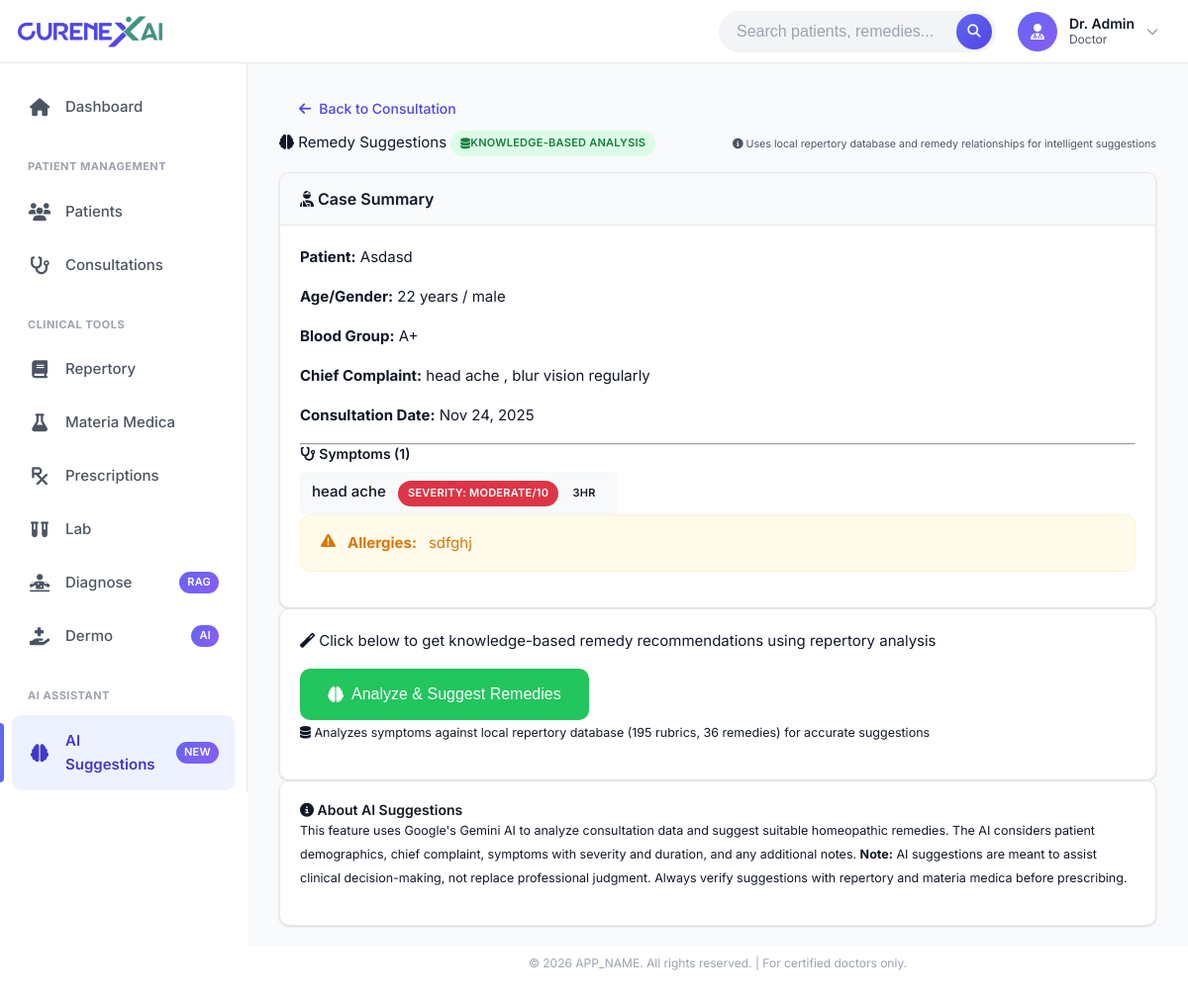
/ai/suggestions.php?consultation_id=1 (signed in), run on the app's committed database.
### tables this page shows
CREATE TABLE `doctors` (
  `id` int NOT NULL AUTO_INCREMENT,
  `full_name` varchar(255) NOT NULL,
  `email` varchar(255) NOT NULL,
  `password` varchar(255) NOT NULL,
  `registration_number` varchar(100) DEFAULT NULL,
  `state_council` varchar(10) DEFAULT NULL,
  `qualification` varchar(255) DEFAULT NULL,
  `specialization` varchar(255) DEFAULT NULL,
  `phone` varchar(20) DEFAULT NULL,
  `address` text,
  `profile_image` varchar(255) DEFAULT NULL,
  `status` enum('active','inactive','suspended') DEFAULT 'active',
  `created_at` timestamp NOT NULL DEFAULT CURRENT_TIMESTAMP,
  `updated_at` timestamp NOT NULL DEFAULT CURRENT_TIMESTAMP ON UPDATE CURRENT_TIMESTAMP,
  `session_token` varchar(255) DEFAULT NULL,
  `session_expires_at` datetime DEFAULT NULL,
  `last_login_at` datetime DEFAULT NULL,
  `last_login_ip` varchar(45) DEFAULT NULL,
  PRIMARY KEY (`id`),
  UNIQUE KEY `email` (`email`),
  KEY `idx_email` (`email`),
  KEY `idx_status` (`status`),
  KEY `idx_session_token` (`session_token`)
);

CREATE TABLE `consultations` (
  `id` int NOT NULL AUTO_INCREMENT,
  `patient_id` int NOT NULL,
  `doctor_id` int NOT NULL,
  `consultation_date` datetime DEFAULT CURRENT_TIMESTAMP,
  `chief_complaint` text,
  `present_illness` text,
  `past_history` text,
  `physical_examination` text,
  `mental_state` text,
  `general_symptoms` text,
  `particular_symptoms` text,
  `modalities` text,
  `causation` text,
  `thermal_state` enum('chilly','hot','ambithermal') DEFAULT NULL,
  `thirst` enum('thirstless','moderate','excessive') DEFAULT NULL,
  `appetite` enum('poor','normal','increased','decreased') DEFAULT NULL,
  `sleep_pattern` text,
  `dreams` text,
  `diagnosis` text,
  `notes` text,
  `status` enum('active','completed','follow_up') DEFAULT 'active',
  `follow_up_date` date DEFAULT NULL,
  `created_at` timestamp NOT NULL DEFAULT CURRENT_TIMESTAMP,
  `updated_at` timestamp NOT NULL DEFAULT CURRENT_TIMESTAMP ON UPDATE CURRENT_TIMESTAMP,
  PRIMARY KEY (`id`),
  KEY `idx_patient_consultation` (`patient_id`,`consultation_date`),
  KEY `idx_doctor_date` (`doctor_id`,`consultation_date`),
  KEY `idx_status` (`status`)
);

CREATE TABLE `symptoms` (
  `id` int NOT NULL AUTO_INCREMENT,
  `consultation_id` int NOT NULL,
  `symptom_text` text NOT NULL,
  `location` varchar(255) DEFAULT NULL,
  `sensation` varchar(255) DEFAULT NULL,
  `modality` varchar(255) DEFAULT NULL,
  `intensity` enum('mild','moderate','severe') DEFAULT NULL,
  `duration` varchar(100) DEFAULT NULL,
  `category` enum('mind','head','eye','ear','nose','face','mouth','throat','stomach','abdomen','rectum','urinary','male','female','respiratory','heart','back','extremities','skin','sleep','fever','general') DEFAULT 'general',
  `created_at` timestamp NOT NULL DEFAULT CURRENT_TIMESTAMP,
  PRIMARY KEY (`id`),
  KEY `idx_consultation` (`consultation_id`),
  KEY `idx_category` (`category`),
  FULLTEXT KEY `idx_symptom_search` (`symptom_text`,`location`,`sensation`)
);

### ai/suggestions.php (the view, shortened to what the rows shown need)
<?php
require_once __DIR__ . '/../includes/database.php';
require_once __DIR__ . '/../includes/functions.php';
$suggestions = [];
$consultation = null;
$consultation_id = isset($_GET['consultation_id']) ? (int)$_GET['consultation_id'] : 0;
if ($consultation_id > 0) {
    $consultation = DB::queryOne(
        "SELECT c.*,
                COALESCE(p.patient_name, 'Unknown') as patient_name,
                COALESCE(p.age, 0) as age,
                COALESCE(p.gender, 'unknown') as gender,
                COALESCE(p.blood_group, '') as blood_group,
                COALESCE(p.allergies, '') as allergies
         FROM consultations c
         LEFT JOIN patients p ON c.patient_id = p.id
         WHERE c.id = ?",
        [$consultation_id]
    );
    if ($consultation) {
        $symptoms = DB::query(
            "SELECT symptom_text as symptom, intensity as severity, duration,
                    CONCAT_WS(', ', location, sensation, modality) as notes
             FROM symptoms
             WHERE consultation_id = ?
             ORDER BY
                CASE intensity
                    WHEN 'severe' THEN 3
                    WHEN 'moderate' THEN 2
                    WHEN 'mild' THEN 1
                    ELSE 0
                END DESC,
                symptom_text",
            [$consultation_id]
        );
        $consultation['symptoms'] = $symptoms;
    } else {
        $error = 'Consultation not found or access denied.';
    }
} else {
    redirect('/consultations/list.php?message=Please select a consultation to get AI suggestions');
    exit;
}
include '../includes/header.php';
?>
<div class="container">
    <?php if ($consultation): ?>
    <div class="card mb-4">
        <div class="card-header">
            <h5><i class="fas fa-user-injured"></i> Case Summary</h5>
        </div>
        <div class="card-body">
            <div class="row">
                <div class="col-md-6">
                    <p><strong>Patient:</strong> <?= htmlspecialchars($consultation['patient_name']) ?></p>
                    <p><strong>Age/Gender:</strong> <?= $consultation['age'] ?> years / <?= $consultation['gender'] ?></p>
                    <?php if (!empty($consultation['blood_group'])): ?>
                    <p><strong>Blood Group:</strong> <?= htmlspecialchars($consultation['blood_group']) ?></p>
                    <?php endif; ?>
                </div>
                <div class="col-md-6">
                    <p><strong>Chief Complaint:</strong> <?= htmlspecialchars($consultation['chief_complaint']) ?></p>
                    <p><strong>Consultation Date:</strong> <?= date('M d, Y', strtotime($consultation['consultation_date'])) ?></p>
                </div>
            </div>
            <?php if (!empty($consultation['symptoms'])): ?>
            <hr>
            <h6><i class="fas fa-stethoscope"></i> Symptoms (<?= count($consultation['symptoms']) ?>)</h6>
            <div class="symptoms-list">
                <?php foreach ($consultation['symptoms'] as $symptom): ?>
                <div class="symptom-item">
                    <span class="symptom-name"><?= htmlspecialchars($symptom['symptom']) ?></span>
                    <span class="badge badge-severity-<?= $symptom['severity'] >= 7 ? 'high' : ($symptom['severity'] >= 4 ? 'medium' : 'low') ?>">
                        Severity: <?= $symptom['severity'] ?>/10
                    </span>
                    <span class="badge badge-secondary"><?= htmlspecialchars($symptom['duration']) ?></span>
                </div>
                <?php endforeach; ?>
            </div>
            <?php endif; ?>
            <?php if (!empty($consultation['allergies'])): ?>
            <div class="alert alert-warning mt-3">
                <i class="fas fa-exclamation-triangle"></i> <strong>Allergies:</strong> <?= htmlspecialchars($consultation['allergies']) ?>
            </div>
            <?php endif; ?>
        </div>
    </div>
    <?php if (empty($suggestions['remedies']) || isset($suggestions['cached'])): ?>
    <div class="card mb-4">
        <div class="card-body text-center">
            <form method="POST">
                <?php if (isset($suggestions['cached'])): ?>
                <p class="mb-3">
                    <i class="fas fa-clock"></i> Cached suggestions from <?= date('M d, Y h:i A', strtotime($suggestions['created_at'])) ?>
                </p>
                <button type="submit" class="btn btn-success btn-lg">
                    <i class="fas fa-sync-alt"></i> Regenerate Suggestions
                </button>
                <?php else: ?>
                <p class="mb-3">
                    <i class="fas fa-magic"></i> Click below to get knowledge-based remedy recommendations using repertory analysis
                </p>
                <button type="submit" class="btn btn-success btn-lg">
                    <i class="fas fa-brain"></i> Analyze & Suggest Remedies
                </button>
                <?php endif; ?>
            </form>
            <p class="text-muted mt-3">
                <small><i class="fas fa-database"></i> Analyzes symptoms against local repertory database (195 rubrics, 36 remedies) for accurate suggestions</small>
            </p>
        </div>
    </div>
    <?php endif; ?>
    <?php endif; ?>
</div>
<?php include '../includes/footer.php'; ?>

### includes/header.php (shortened to what the rows shown need)
<!DOCTYPE html>
<html lang="en" class="<?php echo isset($htmlClass) ? $htmlClass : ''; ?>" itemscope itemtype="https://schema.org/WebPage">
<head>
    <link rel="stylesheet" href="<?php echo APP_URL; ?>/assets/css/style.css?v=<?php echo time(); ?>">
    <link rel="stylesheet" href="<?php echo APP_URL; ?>/assets/css/font-awesome.min.css">
</head>
<body class="<?php echo isset($bodyClass) ? $bodyClass : ''; ?><?php echo (isMaintenanceMode() && !canBypassMaintenance()) ? ' maintenance-mode' : ''; ?>">
    <?php if (isLoggedIn()): ?>
        <header class="main-header">
            <div class="header-content">
                <div class="header-left">
                    <a href="<?php echo APP_URL; ?>/dashboard.php" class="logo">
                        <img src="<?php echo APP_URL; ?>/assets/image/CURENEXAI PNG.png" alt="<?php echo APP_NAME; ?>" class="logo-img">
                    </a>
                </div>
                <div class="header-right">
                    <div class="header-search">
                        <form action="<?php echo APP_URL; ?>/search.php" method="GET">
                            <input type="text" name="q" placeholder="Search patients, remedies..." class="search-input" autocomplete="off">
                            <button type="submit" class="search-btn" aria-label="Search">
                                <i class="fas fa-search"></i>
                            </button>
                        </form>
                    </div>
                    <div class="user-menu">
                        <?php $doctor = getLoggedInDoctor(); ?>
                        <div class="user-info" id="userMenuBtn" role="button" tabindex="0" aria-expanded="false" aria-haspopup="true">
                            <div class="user-avatar">
                                <?php if (!empty($doctor['profile_image'])): ?>
                                    <img src="<?php echo APP_URL . '/uploads/profile_images/' . $doctor['profile_image']; ?>" alt="Profile">
                                <?php else: ?>
                                    <i class="fas fa-user-md"></i>
                                <?php endif; ?>
                            </div>
                            <div class="user-details">
                                <span class="user-name"><?php echo htmlspecialchars($doctor['full_name']); ?></span>
                                <span class="user-role">Doctor</span>
                            </div>
                            <i class="fas fa-chevron-down"></i>
                        </div>
                    </div>
                </div>
            </div>
        </header>
        <aside class="sidebar" id="sidebar">
            <nav class="sidebar-nav">
                <ul>
                    <li>
                        <a href="<?php echo APP_URL; ?>/dashboard.php" class="<?php echo basename($_SERVER['PHP_SELF']) == 'dashboard.php' ? 'active' : ''; ?>">
                            <i class="fas fa-home"></i>
                            <span>Dashboard</span>
                        </a>
                    </li>
                    <li class="nav-section">Patient Management</li>
                    <li>
                        <a href="<?php echo APP_URL; ?>/patients/list.php" class="<?php echo strpos($_SERVER['PHP_SELF'], 'patients') !== false ? 'active' : ''; ?>">
                            <i class="fas fa-users"></i>
                            <span>Patients</span>
                        </a>
                    </li>
                    <li>
                        <a href="<?php echo APP_URL; ?>/consultations/list.php" class="<?php echo strpos($_SERVER['PHP_SELF'], 'consultations') !== false ? 'active' : ''; ?>">
                            <i class="fas fa-stethoscope"></i>
                            <span>Consultations</span>
                        </a>
                    </li>
                    <li class="nav-section">Clinical Tools</li>
                    <li>
                        <a href="<?php echo APP_URL; ?>/repertory/search.php" class="<?php echo strpos($_SERVER['PHP_SELF'], 'repertory') !== false ? 'active' : ''; ?>">
                            <i class="fas fa-book"></i>
                            <span>Repertory</span>
                        </a>
                    </li>
                    <li>
                        <a href="<?php echo APP_URL; ?>/materia-medica/list.php" class="<?php echo strpos($_SERVER['PHP_SELF'], 'materia-medica') !== false ? 'active' : ''; ?>">
                            <i class="fas fa-flask"></i>
                            <span>Materia Medica</span>
                        </a>
                    </li>
                    <li>
                        <a href="<?php echo APP_URL; ?>/prescriptions/list.php" class="<?php echo strpos($_SERVER['PHP_SELF'], 'prescriptions') !== false ? 'active' : ''; ?>">
                            <i class="fas fa-prescription"></i>
                            <span>Prescriptions</span>
                        </a>
                    </li>
                    <li>
                        <a href="<?php echo APP_URL; ?>/lab.php" class="<?php echo basename($_SERVER['PHP_SELF']) == 'lab.php' ? 'active' : ''; ?>">
                            <i class="fas fa-vials"></i>
                            <span>Lab</span>
                        </a>
                    </li>
                    <li>
                        <a href="<?php echo APP_URL; ?>/diagnose.php" class="<?php echo basename($_SERVER['PHP_SELF']) == 'diagnose.php' ? 'active' : ''; ?>">
                            <i class="fas fa-diagnoses"></i>
                            <span>Diagnose</span>
                            <span class="badge">RAG</span>
                        </a>
                    </li>
                    <li>
                        <a href="<?php echo APP_URL; ?>/dermo.php" class="<?php echo basename($_SERVER['PHP_SELF']) == 'dermo.php' ? 'active' : ''; ?>">
                            <i class="fas fa-hand-holding-medical"></i>
                            <span>Dermo</span>
                            <span class="badge badge-new">AI</span>
                        </a>
                    </li>
                    <?php if (AI_ENABLED): ?>
                    <li class="nav-section">AI Assistant</li>
                    <li>
                        <a href="<?php echo APP_URL; ?>/consultations/list.php?highlight=ai" class="<?php echo strpos($_SERVER['PHP_SELF'], 'ai') !== false ? 'active' : ''; ?>">
                            <i class="fas fa-brain"></i>
                            <span>AI Suggestions</span>
                            <span class="badge">New</span>
                        </a>
                    </li>
                    <?php endif; ?>
                </ul>
            </nav>
        </aside>
        <main class="main-content" id="mainContent">
    <?php else: ?>
        <div class="auth-layout">
    <?php endif; ?>

### data on the page
doctors: full_name "Dr. Admin"
consultations: chief_complaint "head ache , blur vision regularly", consultation_date "Nov 24, 2025"
symptoms: symptom_text "head ache", intensity "MODERATE", duration "3HR"

### other printed values
$consultation['patient_name'] "Asdasd"
$consultation['age'] "22"
$consultation['gender'] "male"
$consultation['blood_group'] "A+"
count($consultation['symptoms']) "1"
$consultation['allergies'] "sdfghj"
APP_NAME "APP_NAME"
